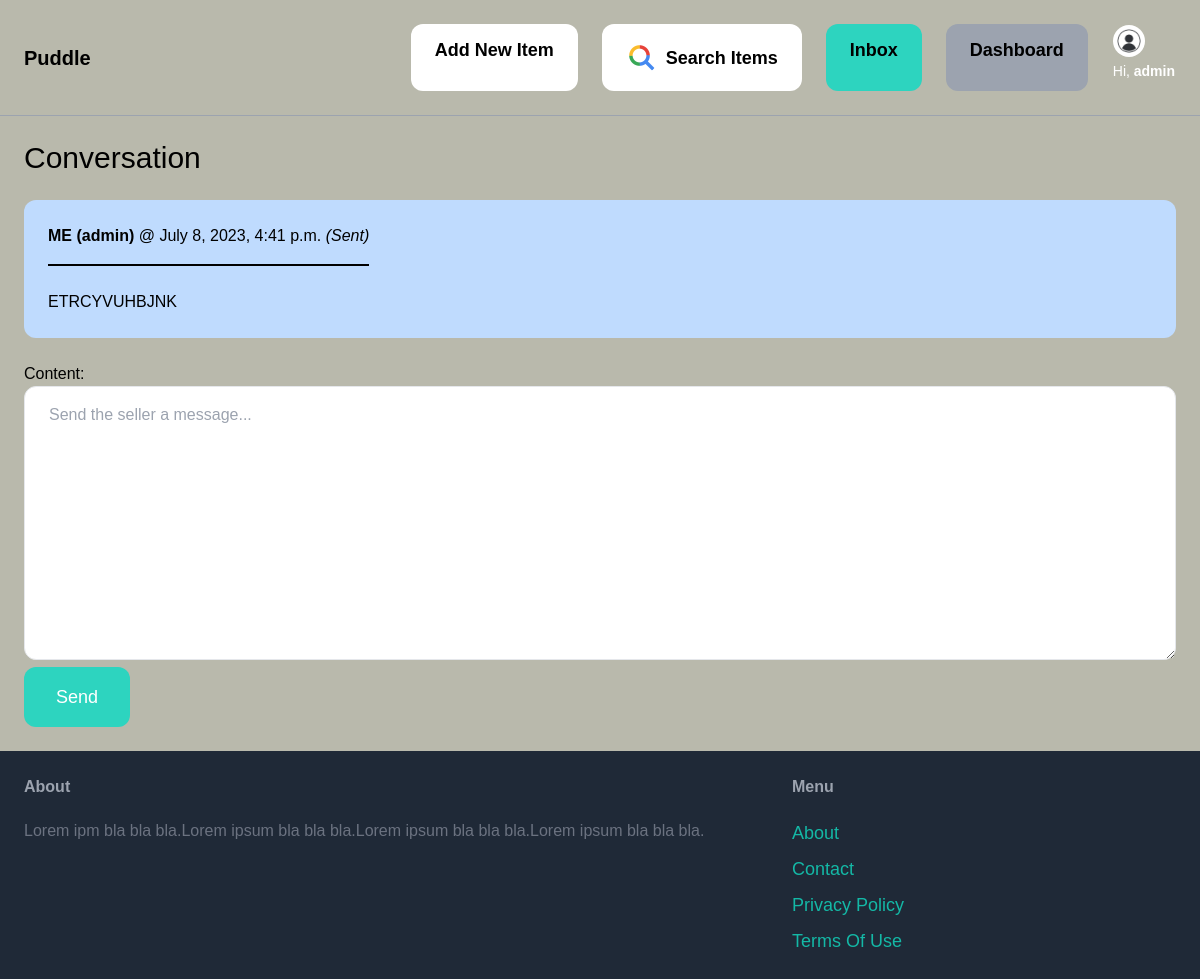
Page /inbox/16/ (signed in) on the earlier database version.
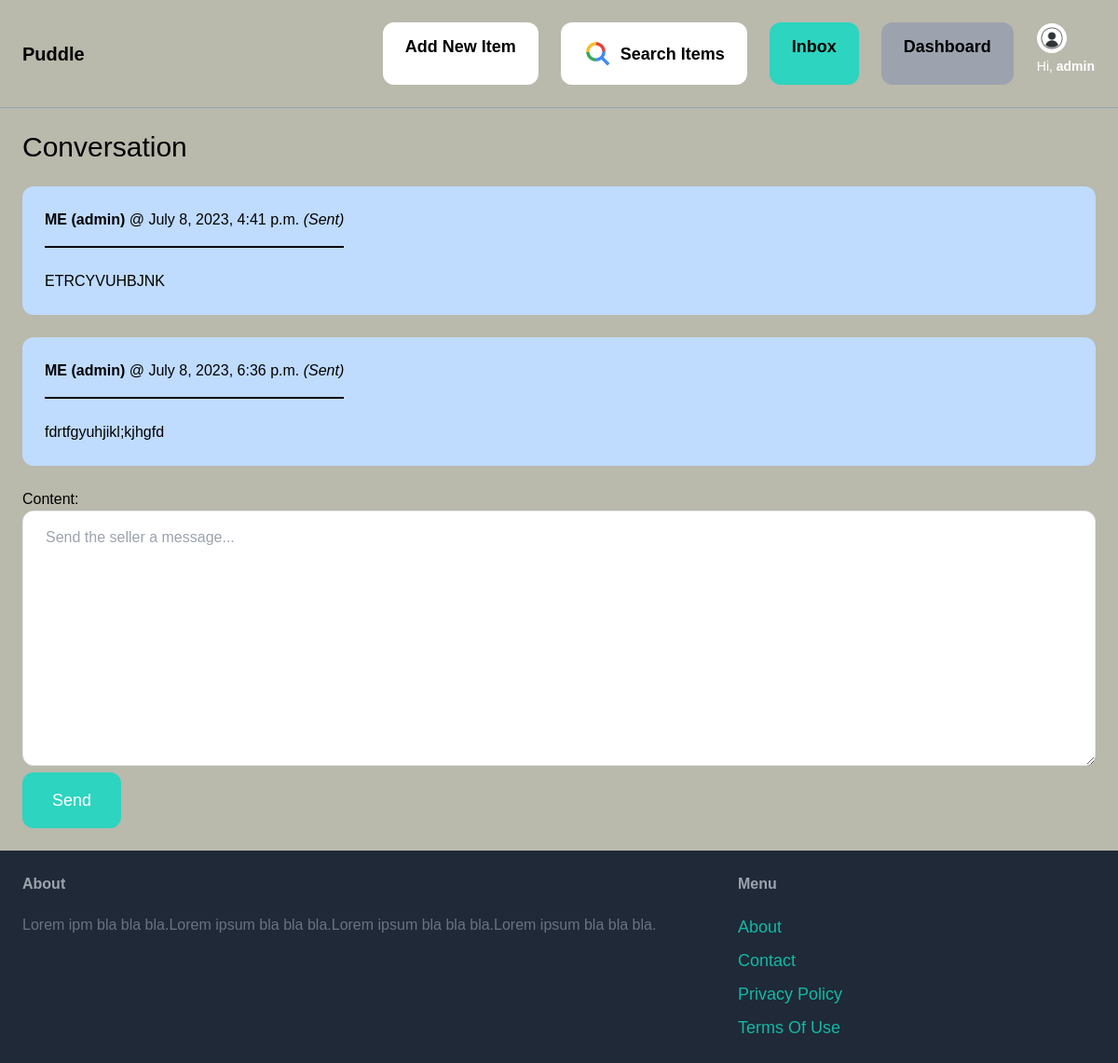
Same page on the later database version.
### conversation/models.py (models this page shows)
class ConversationMessage(models.Model):
    conversation = models.ForeignKey(Conversation, related_name='messages', on_delete=models.CASCADE)
    content = RichTextField()
    created_at = models.DateTimeField(auto_now_add=True)
    created_by = models.ForeignKey(User, related_name='created_messages', on_delete=models.CASCADE)

### conversation/views.py (the view)
# urls.py: path('<int:pk>/', views.detail, name='detail'),
@login_required
def detail(request, pk):
    conversation = Conversation.objects.filter(members__in=[request.user.id]).get(pk=pk)
    if request.method == 'POST':
        form = ConversationMessageForm(request.POST)
        if form.is_valid():
            conversation_message = form.save(commit=False)
            conversation_message.conversation = conversation
            conversation_message.created_by = request.user
            conversation_message.save()
            conversation.save()
            return redirect('conversation:detail', pk=pk)
    else:
        form = ConversationMessageForm()
    return render(request, 'conversation/detail.html', {
        'conversation': conversation,
        'form': form
    })

### conversation/forms.py
class ConversationMessageForm(forms.ModelForm):
    class Meta:
        model = ConversationMessage
        fields = ('content',)
        widgets = {
            'content': forms.Textarea(attrs={
                'class': 'w-full py-4 px-6 rounded-xl border',
                'placeholder': 'Send the seller a message...',
            })
        }

### conversation/templates/conversation/detail.html (shortened to what this page needs)
{% extends 'core/base.html' %}
{% block content %}
<h1 class="mb-6 text-3xl">Conversation</h1>
<div class="space-y-6">
    {% for message in conversation.messages.all %}
            <div class="p-6 flex {% if message.created_by == request.user %} bg-blue-200 {% else %} bg-gray-100 {% endif %} rounded-xl">
                <div>
                    <p class="mb-4"><strong>{% if message.created_by == request.user %} ME ({{ message.created_by.username }}) {% else %} <em>{{ message.created_by.username }}</em> {% endif %}</strong> @ {{ message.created_at }} {% if message.created_by == request.user %} <em>(Sent)</em> {% else %} <em>(Received)</em> {% endif %}</p>
                    <hr class="border border-black">
                    <br>
                    <p>{{ message.content | safe }}</p>
                </div>
            </div>
    {% endfor %}
</div>
<form method="post" action="." class="mt-6">
    {{ form.as_p }}
    <button class="py-4 px-8 text-lg bg-teal-400 hover:bg-teal-700 rounded-xl text-white">Send</button>
</form>
{% endblock %}

Differences in the rows shown:
added ConversationMessage: created_by.username "admin", created_at "July 8, 2023, 6:36 p.m.", shows "(Sent)", content "fdrtfgyuhjikl;kjhgfd"
